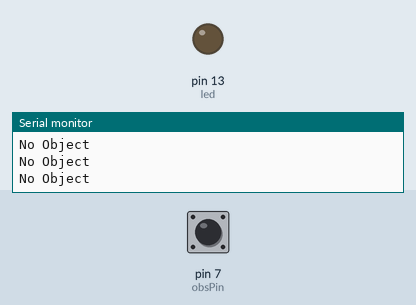
Bench run of a sketch on a simulated Arduino Uno, built with avr-gcc and run on an emulated ATmega328P. On the bench: output pins drawn as LEDs (lit = HIGH), the last lines printed to the serial monitor. Dashed ring = blinking. The test bench sets the inputs (shaded band); at power-on: pin 7 (obsPin) LOW.

Above: at 1.2 s.
1.3 s: pin 7 (obsPin) driven HIGH
At 1.7 s:
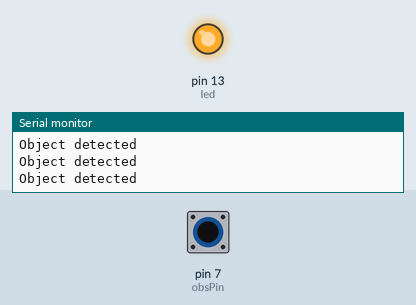
2.8 s: pin 7 (obsPin) driven LOW
At 3.9 s:
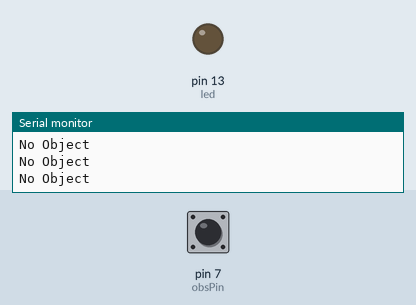
5.8 s: pin 7 (obsPin) pulsed HIGH 2 times (0.12 s each, 0.3 s apart)
At 5.88 s:
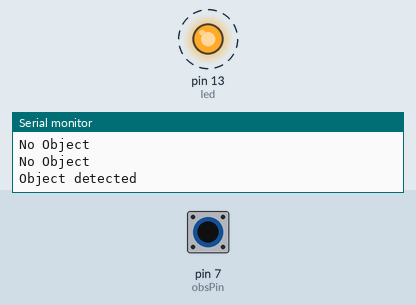
9.4 s: pin 7 (obsPin) pulsed HIGH 2 times (0.12 s each, 0.3 s apart)
At 11.0 s:
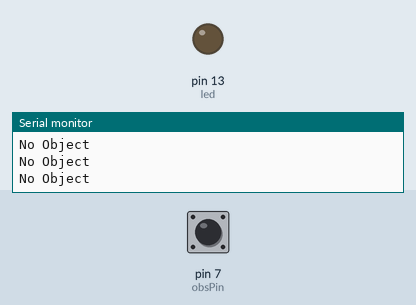
Timing chart, 0 to 12.5 s (numbered marks = the images above; inputs shaded):
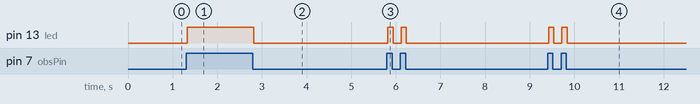

Measured:
- after the input at 1.3 s, pin 13 (led): LOW → HIGH at once
- after the input at 2.8 s, pin 13 (led): HIGH → LOW at once
- after the input at 5.8 s, pin 13 (led): alternates HIGH for 0.12 s and LOW for 0.18 s, 4 changes in all, then stays LOW, starting at once
- after the input at 9.4 s, pin 13 (led): alternates HIGH for 0.12 s and LOW for 0.18 s, 4 changes in all, then stays LOW, starting at once

The sketch:

IRSensor.ino
```cpp
int led=13;
int obsPin=7;
int obs=LOW;

void setup() {
 pinMode(led,OUTPUT);
 pinMode(obsPin,INPUT);
 Serial.begin(9600);
}

void loop() {
 obs=digitalRead(obsPin);
 if(obs==HIGH){
  Serial.println("Object detected");
  digitalWrite(led,HIGH);
 }

 else{
  Serial.println("No Object");
  digitalWrite(led,LOW);
 }

}
```
